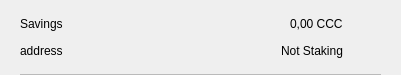
<?xml version="1.0" encoding="UTF-8"?>
<ui version="4.0">
 <class>CSRow</class>
 <widget class="QWidget" name="CSRow">
  <property name="geometry">
   <rect>
    <x>0</x>
    <y>0</y>
    <width>401</width>
    <height>75</height>
   </rect>
  </property>
  <property name="windowTitle">
   <string>Form</string>
  </property>
  <layout class="QVBoxLayout" name="verticalLayout">
   <property name="spacing">
    <number>0</number>
   </property>
   <property name="leftMargin">
    <number>20</number>
   </property>
   <property name="topMargin">
    <number>10</number>
   </property>
   <property name="rightMargin">
    <number>20</number>
   </property>
   <property name="bottomMargin">
    <number>0</number>
   </property>
   <item>
    <widget class="QWidget" name="info" native="true">
     <property name="minimumSize">
      <size>
       <width>0</width>
       <height>0</height>
      </size>
     </property>
     <layout class="QHBoxLayout" name="horizontalLayout_3">
      <property name="leftMargin">
       <number>0</number>
      </property>
      <property name="topMargin">
       <number>0</number>
      </property>
      <property name="rightMargin">
       <number>0</number>
      </property>
      <property name="bottomMargin">
       <number>10</number>
      </property>
      <item>
       <widget class="QWidget" name="container" native="true">
        <property name="minimumSize">
         <size>
          <width>0</width>
          <height>0</height>
         </size>
        </property>
        <layout class="QVBoxLayout" name="verticalLayout_2">
         <property name="spacing">
          <number>0</number>
         </property>
         <property name="leftMargin">
          <number>0</number>
         </property>
         <property name="topMargin">
          <number>0</number>
         </property>
         <property name="rightMargin">
          <number>0</number>
         </property>
         <property name="bottomMargin">
          <number>0</number>
         </property>
         <item>
          <layout class="QHBoxLayout" name="horizontalLayout">
           <item>
            <widget class="QLabel" name="labelName">
             <property name="toolTip">
              <string notr="true"/>
             </property>
             <property name="text">
              <string>Savings</string>
             </property>
            </widget>
           </item>
           <item>
            <spacer name="horizontalSpacer">
             <property name="orientation">
              <enum>Qt::Horizontal</enum>
             </property>
             <property name="sizeHint" stdset="0">
              <size>
               <width>40</width>
               <height>20</height>
              </size>
             </property>
            </spacer>
           </item>
           <item>
            <widget class="QLabel" name="labelAmount">
             <property name="text">
              <string>0,00 CCC</string>
             </property>
            </widget>
           </item>
          </layout>
         </item>
         <item>
          <layout class="QHBoxLayout" name="horizontalLayout_2">
           <item>
            <widget class="QLabel" name="labelAddress">
             <property name="toolTip">
              <string notr="true"/>
             </property>
             <property name="text">
              <string>address</string>
             </property>
            </widget>
           </item>
           <item>
            <spacer name="horizontalSpacer_2">
             <property name="orientation">
              <enum>Qt::Horizontal</enum>
             </property>
             <property name="sizeHint" stdset="0">
              <size>
               <width>40</width>
               <height>20</height>
              </size>
             </property>
            </spacer>
           </item>
           <item>
            <widget class="QLabel" name="labelStaking">
             <property name="text">
              <string>Not Staking</string>
             </property>
            </widget>
           </item>
          </layout>
         </item>
        </layout>
       </widget>
      </item>
      <item alignment="Qt::AlignHCenter|Qt::AlignVCenter">
       <widget class="QPushButton" name="pushButtonMenu">
        <property name="minimumSize">
         <size>
          <width>24</width>
          <height>24</height>
         </size>
        </property>
        <property name="maximumSize">
         <size>
          <width>32</width>
          <height>32</height>
         </size>
        </property>
        <property name="focusPolicy">
         <enum>Qt::NoFocus</enum>
        </property>
        <property name="styleSheet">
         <string notr="true">border:none; background-color:transparent;</string>
        </property>
        <property name="text">
         <string/>
        </property>
        <property name="icon">
         <iconset>
          <normaloff>://ic-menu-hover</normaloff>://ic-menu-hover</iconset>
        </property>
        <property name="iconSize">
         <size>
          <width>24</width>
          <height>24</height>
         </size>
        </property>
       </widget>
      </item>
     </layout>
    </widget>
   </item>
   <item>
    <widget class="QLabel" name="lblDivisory">
     <property name="minimumSize">
      <size>
       <width>0</width>
       <height>1</height>
      </size>
     </property>
     <property name="maximumSize">
      <size>
       <width>16777215</width>
       <height>1</height>
      </size>
     </property>
     <property name="styleSheet">
      <string notr="true">background-color:#bababa;</string>
     </property>
     <property name="text">
      <string/>
     </property>
     <property name="alignment">
      <set>Qt::AlignBottom|Qt::AlignLeading|Qt::AlignLeft</set>
     </property>
    </widget>
   </item>
  </layout>
 </widget>
 <resources/>
 <connections/>
</ui>
